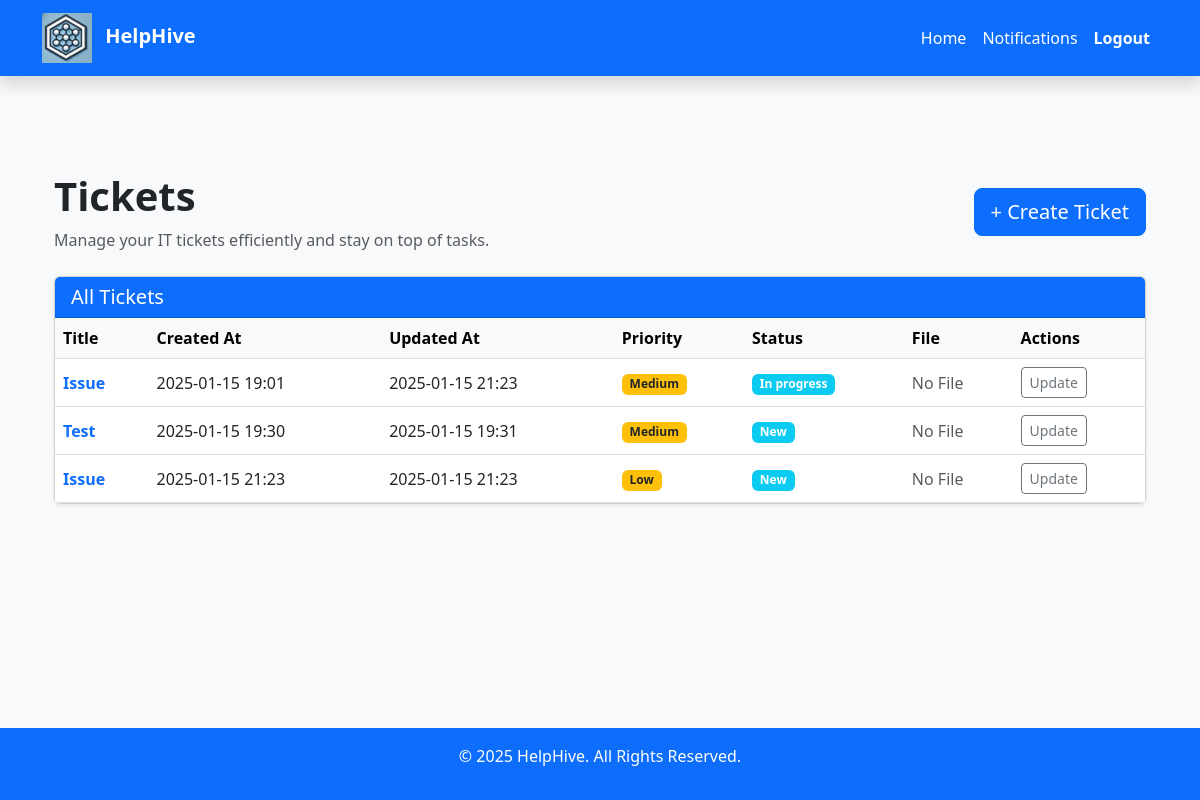
The app's page /view_tickets/ (signed in), older data.
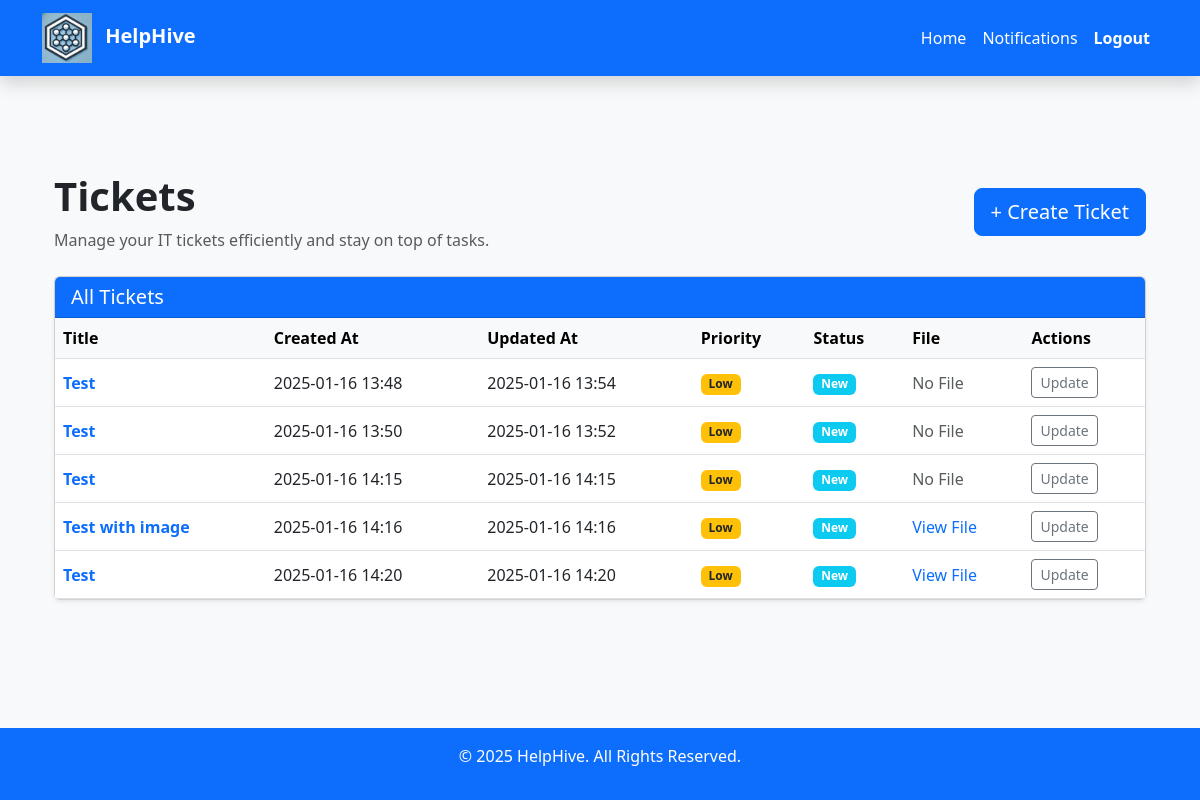
The same page, newer data.
### tickets/models.py (models this page shows)
class Ticket(models.Model):
    user = models.ForeignKey(User, on_delete=models.CASCADE, blank=True, null=True, related_name='tickets_created')
    title = models.CharField(max_length=100)
    description = models.TextField(max_length=500)
    created_at = models.DateTimeField(auto_now_add=True)
    updated_at = models.DateTimeField(auto_now=True)
    status_types = (
        ('new', 'New'),
        ('in progress', 'In Progress'),
        ('resolved', 'Resolved'),
    )
    status = models.CharField(max_length=20, choices=status_types, default='new')
    priority_status = (
        ('low', 'Low'),
        ('medium', 'Medium'),
        ('high', 'High'),
    )
    priority = models.CharField(max_length=20, choices=priority_status, default='low')
    updated_by = models.ForeignKey(User, on_delete=models.CASCADE, blank=True, null=True, related_name='updated_by')
    assigned_to = models.ForeignKey(User, on_delete=models.CASCADE, blank=True, null=True, related_name='assigned_to')
    image = models.FileField(blank=True, null=True)

### tickets/views.py (the view)
# urls.py: path('view_tickets/', views.TicketView.as_view(), name='view_tickets'),
class TicketView(LoginRequiredMixin, ListView):
    model = Ticket
    template_name = 'view_tickets.html'
    login_url = '/login/'
    context_object_name = 'Tickets'
    def get_queryset(self):
        user = self.request.user
        if user.groups.filter(name='Admin').exists():
            return Ticket.objects.all()
        elif user.groups.filter(name='Support').exists():
            return Ticket.objects.filter(Q(assigned_to=user) | Q(user=user))
        elif user.groups.filter(name='end-user').exists():
            return Ticket.objects.filter(Q(user=user) | Q(assigned_to=user))
        else:
            return Ticket.objects.none()

### tickets/templates/view_tickets.html (shortened to what this page needs)
{% extends 'base.html' %}
{% block content %}
<div class="container py-5">
  <div class="d-flex justify-content-between align-items-center mb-4">
    <div>
      <h1 class="fw-bold">Tickets</h1>
      <p class="text-muted mb-0">Manage your IT tickets efficiently and stay on top of tasks.</p>
    </div>
    <a href="{% url 'add_ticket' %}" class="btn btn-primary btn-lg">+ Create Ticket</a>
  </div>
  {% if Tickets %}
  <div class="card shadow-sm">
    <div class="card-header bg-primary text-white">
      <h5 class="mb-0">All Tickets</h5>
    </div>
    <div class="table-responsive">
      <table class="table table-hover align-middle mb-0">
        <thead class="table-light">
          <tr>
            <th scope="col">Title</th>
            <th scope="col">Created At</th>
            <th scope="col">Updated At</th>
            <th scope="col">Priority</th>
            <th scope="col">Status</th>
            <th scope="col">File</th>
            <th scope="col">Actions</th>
          </tr>
        </thead>
        <tbody>
          {% for ticket in Tickets %}
          <tr>
            <td class="fw-bold text-primary" onclick="location.href='{% url 'ticket_details' ticket.pk %}'" style="cursor: pointer;">{{ ticket.title|capfirst }}</td>
            <td>{{ ticket.created_at|date:"Y-m-d H:i" }}</td>
            <td>{{ ticket.updated_at|date:"Y-m-d H:i" }}</td>
            <td>
              <span class="badge bg-warning text-dark">{{ ticket.priority|capfirst }}</span>
            </td>
            <td>
              <span class="badge {% if ticket.status == 'resolved' %}bg-success{% else %}bg-info{% endif %}">
                {{ ticket.status|capfirst }}
              </span>
            </td>
            <td>
              {% if ticket.image %}
                <a href="{{ ticket.image.url }}" target="_blank" class="text-decoration-none">View File</a>
              {% else %}
                <span class="text-muted">No File</span>
              {% endif %}
            </td>
            <td>
              <a href="{% url 'update_ticket' ticket.pk %}" class="btn btn-sm btn-outline-secondary">Update</a>
            </td>
          </tr>
          {% endfor %}
        </tbody>
      </table>
    </div>
  </div>
  {% else %}
  <div class="text-center py-5">
    <h3 class="text-muted">No Tickets Available</h3>
    <p class="text-muted">Get started by creating a new ticket.</p>
  </div>
  {% endif %}
</div>
{% endblock %}

### tickets/templates/base.html (shortened to what this page needs)
<!DOCTYPE html>
<html lang="en">
<head>
  <link href="https://cdn.jsdelivr.net/npm/bootstrap@5.3.0-alpha1/dist/css/bootstrap.min.css" rel="stylesheet">
  <link href="https://cdnjs.cloudflare.com/ajax/libs/bootstrap-icons/1.10.5/font/bootstrap-icons.min.css" rel="stylesheet">
</head>
<body>
  {% include 'navbar.html' %}
  <div class="content">
    <div class="container py-5">
      {% block content %}{% endblock %}
    </div>
  </div>
  <footer class="footer">
    <p>&copy; 2025 HelpHive. All Rights Reserved.</p>
  </footer>
</body>
</html>

### tickets/templates/navbar.html (shortened to what this page needs)
{% load static %}
<nav class="navbar navbar-expand-lg navbar-light shadow sticky-top">
  <div class="container">
    <a class="navbar-brand fw-bold" href="{% url 'home' %}">
      <img src="{% static 'images/logo2.png' %}" alt="HelpHive Logo" width="50" height="50" class="me-2">
      HelpHive
    </a>
    <div class="collapse navbar-collapse" id="navbarNav">
      <ul class="navbar-nav ms-auto">
        {% if user.is_authenticated %}
        <li class="nav-item">
          <a class="nav-link text-white" href="{% url 'view_tickets' %}">Home</a>
        </li>
        <li class="nav-item">
          <a class="nav-link text-white" href="{% url 'user_notifications' %}">Notifications</a>
        </li>
        <li class="nav-item">
          <a class="nav-link text-danger fw-bold" href="{% url 'logout' %}">Logout</a>
        </li>
        {% endif %}
      </ul>
    </div>
  </div>
</nav>

### tickets/templates/base.html (style rules this page uses)
body { display: flex; flex-direction: column; min-height: 100vh; margin: 0; background: #f8f9fa; }
.navbar { background: #0d6efd; }
.navbar-brand, .nav-link { color: white !important; }
.footer { background: #0d6efd; color: white; padding: 1rem 0; text-align: center; margin-top: auto; }
.content { flex: 1; }

Row changes from the older to the newer data that the page shows:
removed Ticket: title "Issue", created_at "2025-01-15 19:01", updated_at "2025-01-15 21:23", priority "Medium", status "In progress", shows "No File"
removed Ticket: title "Test", created_at "2025-01-15 19:30", updated_at "2025-01-15 19:31", priority "Medium", status "New", shows "No File"
removed Ticket: title "Issue", created_at "2025-01-15 21:23", updated_at "2025-01-15 21:23", priority "Low", status "New", shows "No File"
added Ticket: title "Test", created_at "2025-01-16 13:48", updated_at "2025-01-16 13:54", priority "Low", status "New", shows "No File"
added Ticket: title "Test", created_at "2025-01-16 13:50", updated_at "2025-01-16 13:52", priority "Low", status "New", shows "No File"
added Ticket: title "Test", created_at "2025-01-16 14:15", updated_at "2025-01-16 14:15", priority "Low", status "New", image "No File"
added Ticket: title "Test with image", created_at "2025-01-16 14:16", updated_at "2025-01-16 14:16", priority "Low", status "New"
added Ticket: title "Test", created_at "2025-01-16 14:20", updated_at "2025-01-16 14:20", priority "Low", status "New"
